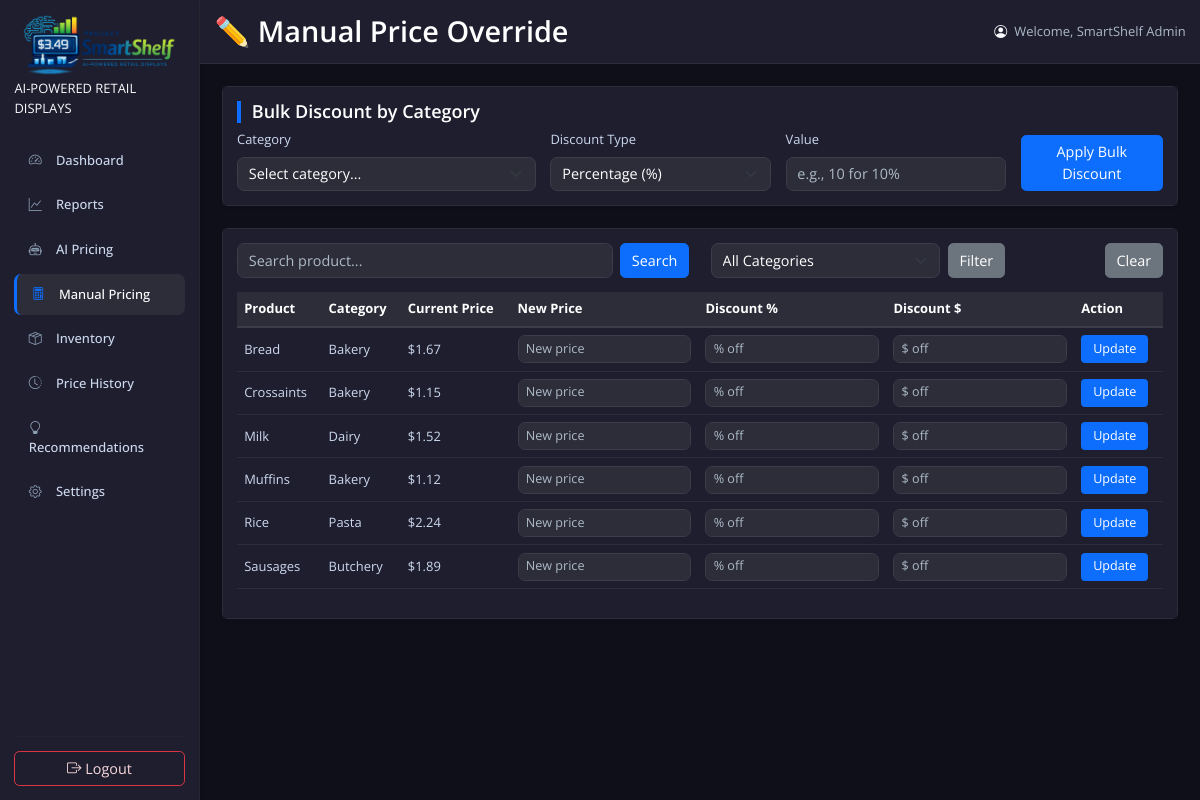
The page /ProjectSmartShelf/manual-pricing/ (signed in) on the database as committed earlier.
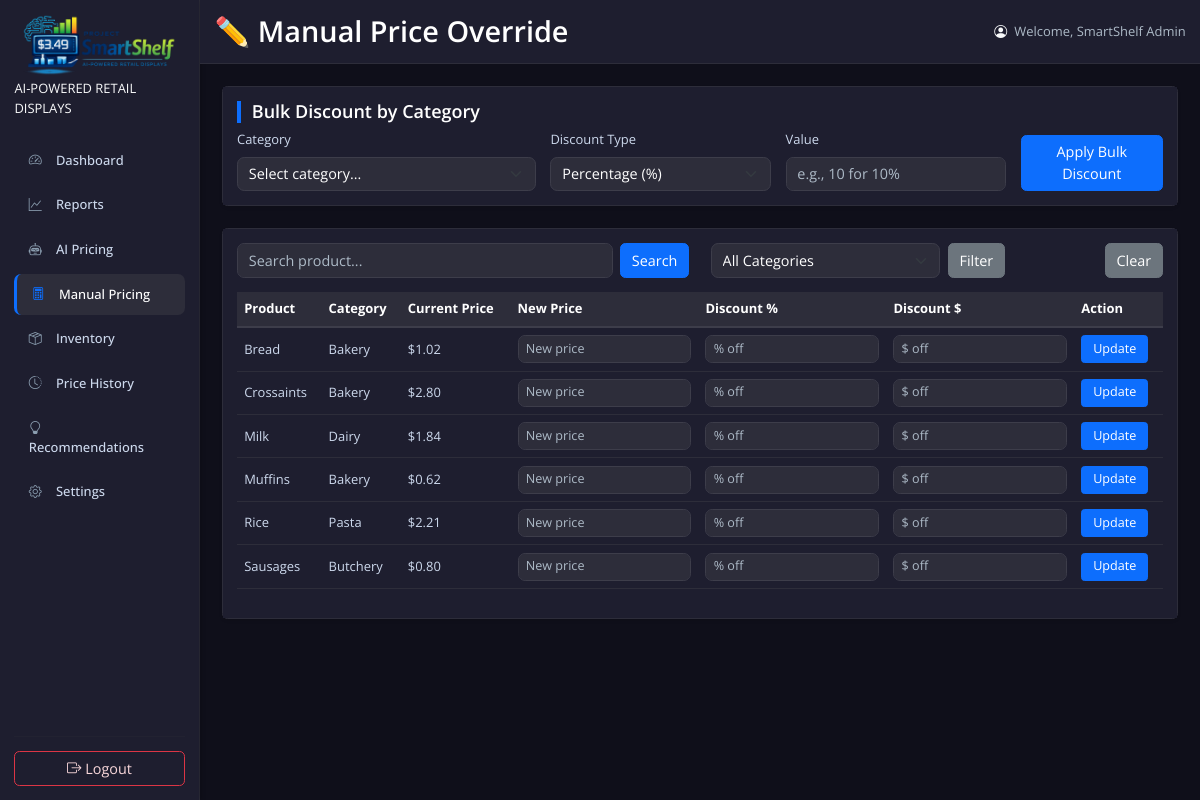
The same page on the database as committed later.
### checkout/models.py (models this page shows, shortened)
class Product(models.Model):
    name = models.CharField(max_length=200)
    category = models.CharField(max_length=100)
    price = models.DecimalField(max_digits=10, decimal_places=2)
    expiry_date=models.DateField(null=True, blank=True)
    inventory_level = models.IntegerField(default=0, help_text='Current stock count')
    lcd_id = models.IntegerField(default=1, help_text="1, 2, or 3 for the shelf display")
    class Meta:
        ordering = ['name']

### ProjectSmartShelf/views.py (the view, shortened to what this page needs)
# urls.py: path("manual-pricing/", views.manual_pricing_view, name="manual_pricing"),
@staff_member_required(login_url='staff_login')
def manual_pricing_view(request):
    products = Product.objects.all().order_by('name')
    search_query = request.GET.get('search', '')
    category_filter = request.GET.get('category', '')
    if search_query:
        products = products.filter(name__icontains=search_query)
    if category_filter:
        products = products.filter(category=category_filter)
    categories = Product.objects.values_list('category', flat=True).distinct().order_by('category')
    context = {
        'products': products,
        'search_query': search_query,
        'category_filter': category_filter,
        'categories': categories,
    }
    return render(request, 'manual_pricing.html', context)

### ProjectSmartShelf/context_processors.py (called while the page is built)
def simulated_date(request):
    return {
        'simulated_date': getattr(request, 'simulated_date', None)
    }

### ProjectSmartShelf/templates/manual_pricing.html (shortened to what this page needs)
{% extends "base.html" %}
{% load static %}
{% block page_title %}✏️ Manual Price Override{% endblock %}
{% block content %}
<div class="card shadow-sm mb-4">
    <div class="card-body">
        <h5 class="card-title">Bulk Discount by Category</h5>
        <form method="post" class="row g-3 align-items-end">
            <div class="col-md-4">
                <label for="bulk_category" class="form-label">Category</label>
                <select name="bulk_category" id="bulk_category" class="form-select" required>
                    <option value="">Select category...</option>
                </select>
            </div>
            <div class="col-md-3">
                <label for="discount_type" class="form-label">Discount Type</label>
                <select name="discount_type" id="discount_type" class="form-select" required>
                    <option value="percentage">Percentage (%)</option>
                </select>
            </div>
            <div class="col-md-3">
                <label for="discount_value" class="form-label">Value</label>
                <input type="number" step="0.01" name="discount_value" id="discount_value" class="form-control" placeholder="e.g., 10 for 10%" required>
            </div>
            <div class="col-md-2">
                <button type="submit" class="btn btn-primary w-100">Apply Bulk Discount</button>
            </div>
        </form>
    </div>
</div>
<div class="card shadow-sm">
    <div class="card-body">
        <div class="row mb-3">
            <div class="col-md-6">
                <form method="get" class="d-flex">
                    <input type="text" name="search" class="form-control me-2" placeholder="Search product..." value="{{ search_query }}">
                    <button type="submit" class="btn btn-primary">Search</button>
                </form>
            </div>
            <div class="col-md-4">
                <form method="get" class="d-flex">
                    <select name="category" class="form-select me-2">
                        <option value="">All Categories</option>
                    </select>
                    <button type="submit" class="btn btn-secondary">Filter</button>
                </form>
            </div>
            <div class="col-md-2 text-end">
                <a href="{% url 'manual_pricing' %}" class="btn btn-secondary">Clear</a>
            </div>
        </div>
        <div class="table-responsive">
            <table class="table table-hover align-middle">
                <thead>
                    <tr>
                        <th>Product</th>
                        <th>Category</th>
                        <th>Current Price</th>
                        <th>New Price</th>
                        <th>Discount %</th>
                        <th>Discount $</th>
                        <th>Action</th>
                    </tr>
                </thead>
                <tbody>
                    {% for product in products %}
                    <tr>
                        <td>{{ product.name }}</td>
                        <td>{{ product.category }}</td>
                        <td>${{ product.price|floatformat:2 }}</td>
                        <form method="post">
                            <td><input type="number" step="0.01" name="new_price" class="form-control form-control-sm" placeholder="New price"></td>
                            <td><input type="number" step="0.1" name="discount_percent" class="form-control form-control-sm" placeholder="% off"></td>
                            <td><input type="number" step="0.01" name="discount_fixed" class="form-control form-control-sm" placeholder="$ off"></td>
                            <td><button type="submit" class="btn btn-primary btn-sm">Update</button></td>
                        </form>
                    </tr>
                    {% empty %}
                    <tr>
                        <td colspan="7" class="text-center py-4">No products found.</td>
                    </tr>
                    {% endfor %}
                </tbody>
            </table>
        </div>
    </div>
</div>
{% endblock %}

Rows that differ between the two databases and show on the page:
changed Product "Bread": price "1.67" → "1.02"
changed Product "Crossaints": price "1.15" → "2.80"
changed Product "Milk": price "1.52" → "1.84"
changed Product "Muffins": price "1.12" → "0.62"
changed Product "Rice": price "2.24" → "2.21"
changed Product "Sausages": price "1.89" → "0.80"
